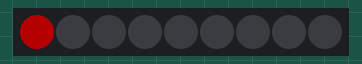
Simulated run of this sketch. Board: Arduino Uno, built with avr-gcc and run on an emulated ATmega328P. Shown: 9 RGB LEDs in strip order, left to right. Dim RGB values are drawn brighter than linear.

Above: at 0.1 s.
At 0.6 s:
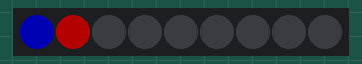
At 1.1 s:
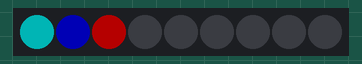
At 1.6 s:
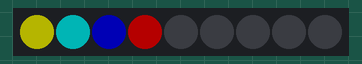

Measured:
- by itself, everything shown: repeats every 2.0 s, in 4 steps
- what the display in image 1 shows lasts 0.5 s, from 0.5 s to 1.0 s

The sketch:

ledglow.ino
```cpp
#include <FastLED.h>

// How many leds in your strip?
#define NUM_LEDS 9

// For led chips like Neopixels, which have a data line, ground, and power, you just
// need to define DATA_PIN.  For led chipsets that are SPI based (four wires - data, clock,
// ground, and power), like the LPD8806 define both DATA_PIN and CLOCK_PIN
#define DATA_PIN 5
//#define CLOCK_PIN 13
#define BRIGHTNESS 64
// Define the array of leds
CRGB leds[NUM_LEDS];

void setup() {
      // Uncomment/edit one of the following lines for your leds arrangement.
      // FastLED.addLeds<TM1803, DATA_PIN, RGB>(leds, NUM_LEDS);
      // FastLED.addLeds<TM1804, DATA_PIN, RGB>(leds, NUM_LEDS);
      // FastLED.addLeds<TM1809, DATA_PIN, RGB>(leds, NUM_LEDS);
      // FastLED.addLeds<WS2811, DATA_PIN, RGB>(leds, NUM_LEDS);
//       FastLED.addLeds<WS2812, DATA_PIN, RGB>(leds, NUM_LEDS);
      FastLED.addLeds<WS2812, DATA_PIN, GRB>(leds, NUM_LEDS);
//  	  FastLED.addLeds<NEOPIXEL, DATA_PIN>(leds, NUM_LEDS);
      // FastLED.addLeds<APA104, DATA_PIN, RGB>(leds, NUM_LEDS);
      // FastLED.addLeds<UCS1903, DATA_PIN, RGB>(leds, NUM_LEDS);
      // FastLED.addLeds<UCS1903B, DATA_PIN, RGB>(leds, NUM_LEDS);
      // FastLED.addLeds<GW6205, DATA_PIN, RGB>(leds, NUM_LEDS);
      // FastLED.addLeds<GW6205_400, DATA_PIN, RGB>(leds, NUM_LEDS);

      // FastLED.addLeds<WS2801, RGB>(leds, NUM_LEDS);
      // FastLED.addLeds<SM16716, RGB>(leds, NUM_LEDS);
      // FastLED.addLeds<LPD8806, RGB>(leds, NUM_LEDS);
      // FastLED.addLeds<P9813, RGB>(leds, NUM_LEDS);
      // FastLED.addLeds<APA102, RGB>(leds, NUM_LEDS);
      // FastLED.addLeds<DOTSTAR, RGB>(leds, NUM_LEDS);

      // FastLED.addLeds<WS2801, DATA_PIN, CLOCK_PIN, RGB>(leds, NUM_LEDS);
      // FastLED.addLeds<SM16716, DATA_PIN, CLOCK_PIN, RGB>(leds, NUM_LEDS);
      // FastLED.addLeds<LPD8806, DATA_PIN, CLOCK_PIN, RGB>(leds, NUM_LEDS);
      // FastLED.addLeds<P9813, DATA_PIN, CLOCK_PIN, RGB>(leds, NUM_LEDS);
      // FastLED.addLeds<APA102, DATA_PIN, CLOCK_PIN, RGB>(leds, NUM_LEDS);
      // FastLED.addLeds<DOTSTAR, DATA_PIN, CLOCK_PIN, RGB>(leds, NUM_LEDS);
      FastLED.setBrightness(BRIGHTNESS);
}

void loop() {
  // Turn the LED on, then pause
  leds[0] = CRGB::Red;
  leds[1] = CRGB::Black;
  leds[2] = CRGB::Black;
  leds[3] = CRGB::Black;
  FastLED.show();
  delay(500);
  // Now turn the LED off, then pause
//  leds[0] = CRGB::Black;
//  FastLED.show();
//  delay(500);

  leds[0] = CRGB::Blue;
  leds[1] = CRGB::Red;
  FastLED.show();
  delay(500);

  leds[0] = CRGB::Cyan;
  leds[1] = CRGB::Blue;
  leds[2] = CRGB::Red;
  FastLED.show();
  delay(500);

  leds[0] = CRGB::Yellow;
  leds[1] = CRGB::Cyan;
  leds[2] = CRGB::Blue;
  leds[3] = CRGB::Red;
  FastLED.show();
  delay(500);
//  for (int x = 0; x < 256; x++) {
//    for(int y = 0; y < 256; y++){
//      for(int z = 0; z < 256; z++){
//            leds[0] = CRGB (x, y, z);
//            FastLED.show();
//            delay(5);
//      }
//    }
//  }

}
```
